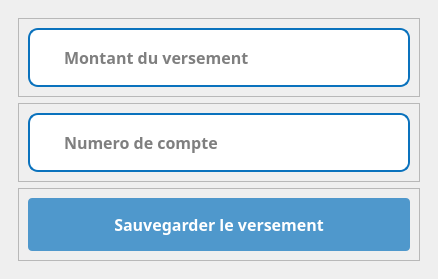
<?xml version="1.0" encoding="UTF-8"?>
<ui version="4.0">
 <class>Dialog</class>
 <widget class="QDialog" name="Dialog">
  <property name="geometry">
   <rect>
    <x>0</x>
    <y>0</y>
    <width>438</width>
    <height>277</height>
   </rect>
  </property>
  <property name="windowTitle">
   <string>Dialog</string>
  </property>
  <layout class="QVBoxLayout" name="verticalLayout">
   <property name="spacing">
    <number>0</number>
   </property>
   <property name="leftMargin">
    <number>0</number>
   </property>
   <property name="topMargin">
    <number>0</number>
   </property>
   <property name="rightMargin">
    <number>0</number>
   </property>
   <property name="bottomMargin">
    <number>0</number>
   </property>
   <item>
    <widget class="QWidget" name="widget" native="true">
     <layout class="QVBoxLayout" name="verticalLayout_2">
      <property name="spacing">
       <number>0</number>
      </property>
      <property name="leftMargin">
       <number>0</number>
      </property>
      <property name="topMargin">
       <number>0</number>
      </property>
      <property name="rightMargin">
       <number>0</number>
      </property>
      <property name="bottomMargin">
       <number>0</number>
      </property>
      <item>
       <widget class="QWidget" name="widget_2" native="true">
        <layout class="QVBoxLayout" name="verticalLayout_3">
         <item>
          <widget class="QWidget" name="widget_3" native="true">
           <layout class="QVBoxLayout" name="verticalLayout_4">
            <item>
             <widget class="QFrame" name="frame">
              <property name="styleSheet">
               <string notr="true"/>
              </property>
              <property name="frameShape">
               <enum>QFrame::StyledPanel</enum>
              </property>
              <property name="frameShadow">
               <enum>QFrame::Raised</enum>
              </property>
              <layout class="QVBoxLayout" name="verticalLayout_5">
               <item>
                <widget class="QFrame" name="input">
                 <property name="styleSheet">
                  <string notr="true">#input{
	background:white;
	border-radius:10px;
	border:2px  solid rgb(10, 114, 189);
}

#lineEdit{
	border: none;
}</string>
                 </property>
                 <property name="frameShape">
                  <enum>QFrame::StyledPanel</enum>
                 </property>
                 <property name="frameShadow">
                  <enum>QFrame::Raised</enum>
                 </property>
                 <layout class="QHBoxLayout" name="horizontalLayout">
                  <property name="spacing">
                   <number>0</number>
                  </property>
                  <property name="leftMargin">
                   <number>10</number>
                  </property>
                  <property name="topMargin">
                   <number>0</number>
                  </property>
                  <property name="rightMargin">
                   <number>0</number>
                  </property>
                  <property name="bottomMargin">
                   <number>0</number>
                  </property>
                  <item>
                   <widget class="QLabel" name="label_2">
                    <property name="maximumSize">
                     <size>
                      <width>30</width>
                      <height>30</height>
                     </size>
                    </property>
                    <property name="text">
                     <string/>
                    </property>
                    <property name="pixmap">
                     <pixmap>../../static/asset/icons/blue/dollar-sign.svg</pixmap>
                    </property>
                    <property name="scaledContents">
                     <bool>true</bool>
                    </property>
                   </widget>
                  </item>
                  <item>
                   <widget class="QLineEdit" name="montant">
                    <property name="font">
                     <font>
                      <family>GeForce</family>
                      <pointsize>12</pointsize>
                      <weight>75</weight>
                      <bold>true</bold>
                     </font>
                    </property>
                    <property name="styleSheet">
                     <string notr="true">padding:15px;
border-radius:10px</string>
                    </property>
                    <property name="placeholderText">
                     <string>Montant du versement</string>
                    </property>
                   </widget>
                  </item>
                 </layout>
                </widget>
               </item>
              </layout>
             </widget>
            </item>
            <item>
             <widget class="QFrame" name="frame_5">
              <property name="styleSheet">
               <string notr="true"/>
              </property>
              <property name="frameShape">
               <enum>QFrame::StyledPanel</enum>
              </property>
              <property name="frameShadow">
               <enum>QFrame::Raised</enum>
              </property>
              <layout class="QVBoxLayout" name="verticalLayout_7">
               <item>
                <widget class="QFrame" name="input_2">
                 <property name="styleSheet">
                  <string notr="true">#input_2{
	background:white;
	border-radius:10px;
	border:2px  solid rgb(10, 114, 189);
}

#lineEdit_2{
	border: none;
}</string>
                 </property>
                 <property name="frameShape">
                  <enum>QFrame::StyledPanel</enum>
                 </property>
                 <property name="frameShadow">
                  <enum>QFrame::Raised</enum>
                 </property>
                 <layout class="QHBoxLayout" name="horizontalLayout_2">
                  <property name="spacing">
                   <number>0</number>
                  </property>
                  <property name="leftMargin">
                   <number>10</number>
                  </property>
                  <property name="topMargin">
                   <number>0</number>
                  </property>
                  <property name="rightMargin">
                   <number>0</number>
                  </property>
                  <property name="bottomMargin">
                   <number>0</number>
                  </property>
                  <item>
                   <widget class="QLabel" name="label_5">
                    <property name="maximumSize">
                     <size>
                      <width>30</width>
                      <height>30</height>
                     </size>
                    </property>
                    <property name="text">
                     <string/>
                    </property>
                    <property name="pixmap">
                     <pixmap>../../static/asset/icons/blue/credit-card.svg</pixmap>
                    </property>
                    <property name="scaledContents">
                     <bool>true</bool>
                    </property>
                   </widget>
                  </item>
                  <item>
                   <widget class="QLineEdit" name="numeroCompte">
                    <property name="font">
                     <font>
                      <family>GeForce</family>
                      <pointsize>12</pointsize>
                      <weight>75</weight>
                      <bold>true</bold>
                     </font>
                    </property>
                    <property name="styleSheet">
                     <string notr="true">padding:15px;
border-radius:10px</string>
                    </property>
                    <property name="placeholderText">
                     <string>Numero de compte</string>
                    </property>
                   </widget>
                  </item>
                 </layout>
                </widget>
               </item>
              </layout>
             </widget>
            </item>
            <item>
             <widget class="QFrame" name="frame_2">
              <property name="frameShape">
               <enum>QFrame::StyledPanel</enum>
              </property>
              <property name="frameShadow">
               <enum>QFrame::Raised</enum>
              </property>
              <layout class="QVBoxLayout" name="verticalLayout_9">
               <item>
                <widget class="QPushButton" name="saveVersement">
                 <property name="font">
                  <font>
                   <family>GeForce</family>
                   <pointsize>12</pointsize>
                   <weight>75</weight>
                   <bold>true</bold>
                  </font>
                 </property>
                 <property name="cursor">
                  <cursorShape>PointingHandCursor</cursorShape>
                 </property>
                 <property name="styleSheet">
                  <string notr="true">#saveVersement{
	background: rgb(10, 114, 189, 0.7);
	color: rgb(255, 255, 255);
	border-radius:4px;
	padding: 15px
}

#saveVersement:hover{
	background: rgb(10, 114, 189, 1);
	border-radius:4px
}
</string>
                 </property>
                 <property name="text">
                  <string>Sauvegarder le versement</string>
                 </property>
                 <property name="icon">
                  <iconset>
                   <normaloff>../../static/asset/icons/white/save.svg</normaloff>../../static/asset/icons/white/save.svg</iconset>
                 </property>
                 <property name="iconSize">
                  <size>
                   <width>25</width>
                   <height>25</height>
                  </size>
                 </property>
                </widget>
               </item>
              </layout>
             </widget>
            </item>
           </layout>
          </widget>
         </item>
        </layout>
       </widget>
      </item>
     </layout>
    </widget>
   </item>
  </layout>
 </widget>
 <resources/>
 <connections/>
</ui>
